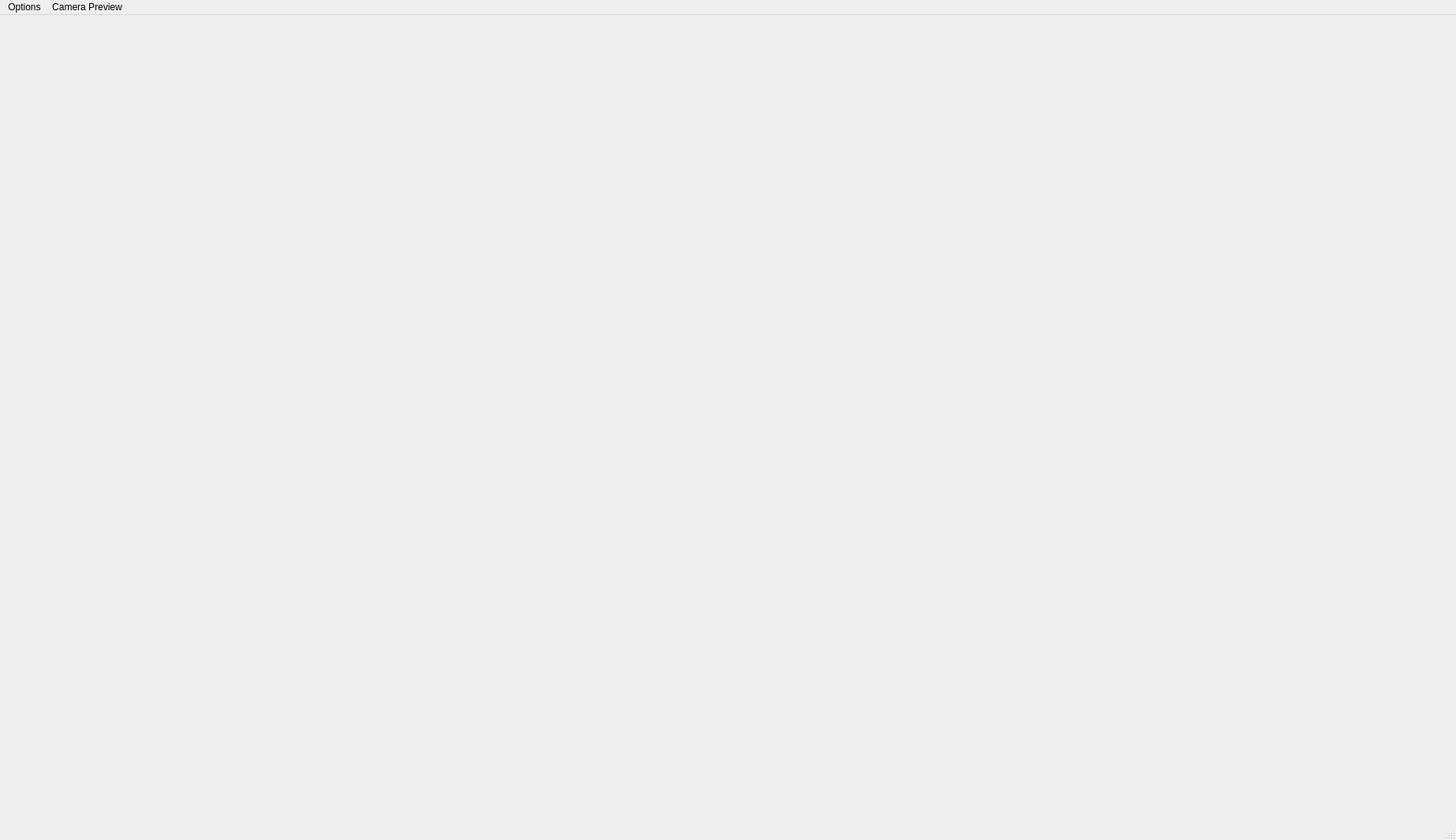
<?xml version="1.0" encoding="UTF-8"?>
<ui version="4.0">
 <class>MainWindow</class>
 <widget class="QMainWindow" name="MainWindow">
  <property name="geometry">
   <rect>
    <x>0</x>
    <y>0</y>
    <width>1845</width>
    <height>1065</height>
   </rect>
  </property>
  <property name="windowTitle">
   <string>MainWindow</string>
  </property>
  <widget class="QWidget" name="centralwidget"/>
  <widget class="QMenuBar" name="menubar">
   <property name="geometry">
    <rect>
     <x>0</x>
     <y>0</y>
     <width>1845</width>
     <height>23</height>
    </rect>
   </property>
   <widget class="QMenu" name="menuSettings">
    <property name="title">
     <string>Options</string>
    </property>
    <addaction name="actionUsers"/>
    <addaction name="actionVehicles"/>
    <addaction name="actionAssignment"/>
    <addaction name="actionClose"/>
    <addaction name="separator"/>
    <addaction name="actionLogout"/>
   </widget>
   <widget class="QMenu" name="menuCamera_Preview">
    <property name="title">
     <string>Camera Preview</string>
    </property>
    <addaction name="actionMultipleCameras"/>
   </widget>
   <addaction name="menuSettings"/>
   <addaction name="menuCamera_Preview"/>
  </widget>
  <widget class="QStatusBar" name="statusbar"/>
  <action name="actionUsers">
   <property name="text">
    <string>Users</string>
   </property>
  </action>
  <action name="actionVehicles">
   <property name="text">
    <string>Vehicles</string>
   </property>
  </action>
  <action name="actionClose">
   <property name="text">
    <string>Close</string>
   </property>
  </action>
  <action name="actionAssignment">
   <property name="text">
    <string>Assignment</string>
   </property>
  </action>
  <action name="actionLogout">
   <property name="text">
    <string>Logout</string>
   </property>
  </action>
  <action name="actionMultipleCameras">
   <property name="text">
    <string>Multiple Cameras</string>
   </property>
  </action>
 </widget>
 <resources/>
 <connections>
  <connection>
   <sender>actionClose</sender>
   <signal>triggered()</signal>
   <receiver>MainWindow</receiver>
   <slot>close()</slot>
   <hints>
    <hint type="sourcelabel">
     <x>-1</x>
     <y>-1</y>
    </hint>
    <hint type="destinationlabel">
     <x>790</x>
     <y>497</y>
    </hint>
   </hints>
  </connection>
 </connections>
</ui>
